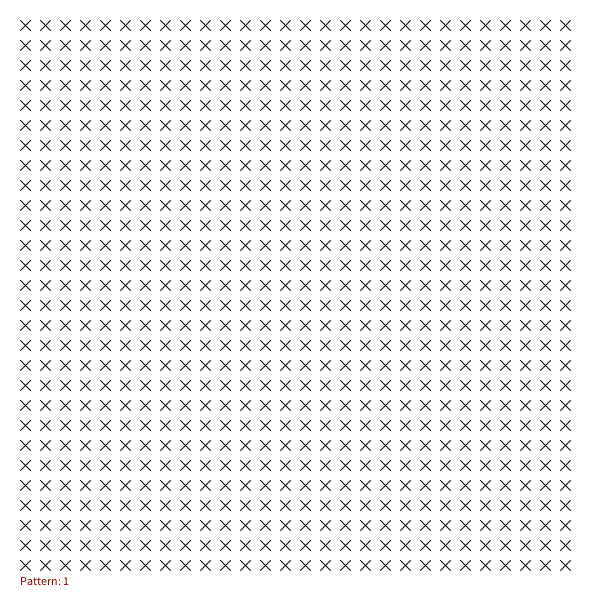
Frame 1 (no input)
Frame 60 (the mouse pressed at the canvas centre just before this capture): identical to frame 1, image omitted
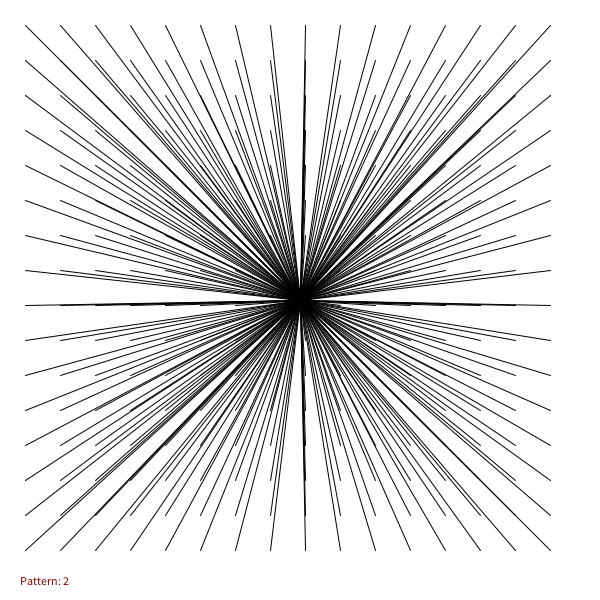
Frame 120 (the mouse held since frame 60 and released just before this capture)

The Processing sketch that drew these frames (run headless with seeded random() and noise(); from frame 60 on, the mouse is pressed at the canvas centre):

// Processing sketch: ART331_25_LoopInteractionSynthesis
// ── ART331_25_LoopInteractionSynthesis.pde
int pattern = 1;

void setup() {
  size(600,600);
}

void draw() {
  background(255);
  noFill();
  strokeWeight(1);
  float density = map(mouseX, 0, width, 20, 50);
  
  // x's
  if(pattern == 1) {
    for(int i=25; i<=width-25; i+=density) {
      for(int j=25; j<=height-25; j+=density) {
        line(i-5, j-5, i+5, j+5);
        line(i-5, j+5, i+5, j-5);
      }
    }
  }
  
  // perspective lines
  else if(pattern == 2) {
    for(int i=25; i<=width-25; i+=density) {
      for(int j=25; j<=height-25; j+=density) {
        line(i, j, width/2, height/2);
      }
    }
    
  }
  
  // circles
  else if(pattern == 3) {
    for(int i=25; i<width; i+=density) {
      for(int j=25; j<height; j+=density) {
        ellipse(i, j, 50, 50);
      }
    }
    
  }
  
  // circles, increasing strokeweight
  else if(pattern == 4) {
    int count = 0;
    for(int i=25; i<width; i+=density) {
      for(int j=25; j<height; j+=density) {
        strokeWeight(count * 0.1);
        ellipse(i, j, 20, 20);
        count++;
      }
    }
  }
  
  // x's, increasing strokeweight
  else if(pattern == 5) {
    int count = 0;
    for(int i=25; i<width; i+=density) {
      for(int j=25; j<height; j+=density) {
        strokeWeight(count*0.05);
        line(i-5, j-5, i+5, j+5);
        strokeWeight(count*0.03);
        line(i-5, j+5, i+5, j-5);
        count++;
      }
    }    
  }
  
  textSize(12);
  fill(127, 8, 0);
  text("Pattern: " + pattern, 20, 585);
}

void mousePressed() {
  pattern++;
  if(pattern > 5) pattern = 1;
}
